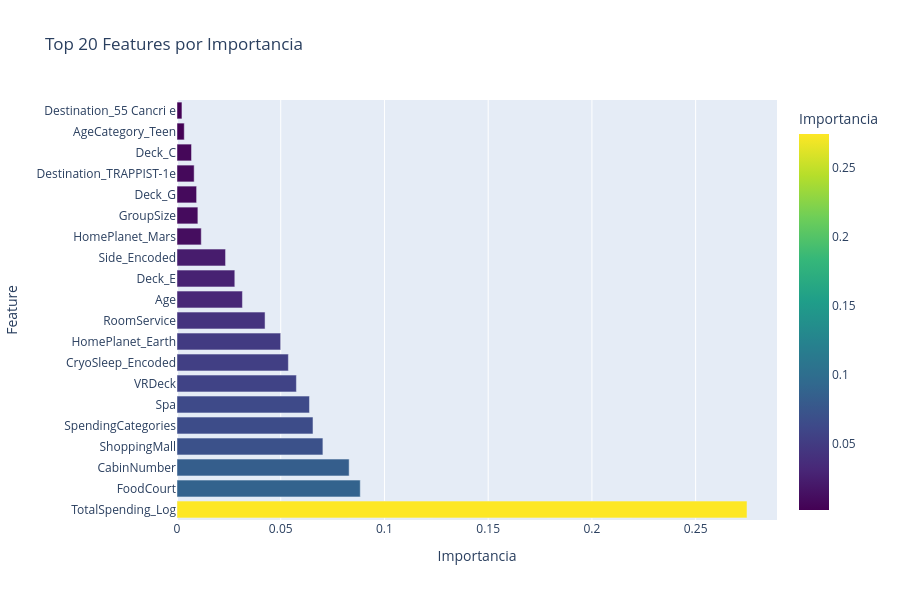

This figure's notebook cell:
### Markdown cell above
### **7.1 Feature Importance**

> Verificamos que las features de mayor poder discriminativo en NB02
> (CryoSleep, Deck, TotalSpending_Log) aparezcan entre las más importantes del modelo.

### Code cell
if hasattr(best_model, 'feature_importances_'):
    fi = pd.DataFrame({
        'feature': X.columns,
        'importance': best_model.feature_importances_,
    }).sort_values('importance', ascending=False).head(20)
elif hasattr(best_model, 'coef_'):
    fi = pd.DataFrame({
        'feature': X.columns,
        'importance': abs(best_model.coef_[0]),
    }).sort_values('importance', ascending=False).head(20)

fig = px.bar(
    fi, x='importance', y='feature', orientation='h',
    title='Top 20 Features por Importancia',
    labels={'importance': 'Importancia', 'feature': 'Feature'},
    color='importance', color_continuous_scale='Viridis',
)
fig.update_layout(height=600, showlegend=False)
fig.show()

### Figure 1 — Plotly figure (JSON) as saved in the notebook; plotly's stock layout.template omitted (floating-point values rounded to 4 significant figures)
{"data": [{"alignmentgroup": "True", "hovertemplate": "Importancia=%{marker.color}<br>Feature=%{y}<extra></extra>", "legendgroup": "", "marker": {"color": [0.2748, 0.08834, 0.08298, 0.07033, 0.06555, 0.06385, 0.05756, 0.05368, 0.04997, 0.04244, 0.03154, 0.02787, 0.0234, 0.01169, 0.01007, 0.009455, 0.008271, 0.006997, 0.003498, 0.002385], "coloraxis": "coloraxis", "pattern": {"shape": ""}}, "name": "", "offsetgroup": "", "orientation": "h", "showlegend": false, "textposition": "auto", "type": "bar", "x": [0.2748, 0.08834, 0.08298, 0.07033, 0.06555, 0.06385, 0.05756, 0.05368, 0.04997, 0.04244, 0.03154, 0.02787, 0.0234, 0.01169, 0.01007, 0.009455, 0.008271, 0.006997, 0.003498, 0.002385], "xaxis": "x", "y": ["TotalSpending_Log", "FoodCourt", "CabinNumber", "ShoppingMall", "SpendingCategories", "Spa", "VRDeck", "CryoSleep_Encoded", "HomePlanet_Earth", "RoomService", "Age", "Deck_E", "Side_Encoded", "HomePlanet_Mars", "GroupSize", "Deck_G", "Destination_TRAPPIST-1e", "Deck_C", "AgeCategory_Teen", "Destination_55 Cancri e"], "yaxis": "y"}], "layout": {"barmode": "relative", "coloraxis": {"colorbar": {"title": {"text": "Importancia"}}, "colorscale": [[0, "#440154"], [0.1111, "#482878"], [0.2222, "#3e4989"], [0.3333, "#31688e"], [0.4444, "#26828e"], [0.5556, "#1f9e89"], [0.6667, "#35b779"], [0.7778, "#6ece58"], [0.8889, "#b5de2b"], [1, "#fde725"]]}, "height": 600, "legend": {"tracegroupgap": 0}, "showlegend": false, "title": {"text": "Top 20 Features por Importancia"}, "xaxis": {"anchor": "y", "domain": [0, 1], "title": {"text": "Importancia"}}, "yaxis": {"anchor": "x", "domain": [0, 1], "title": {"text": "Feature"}}}}
